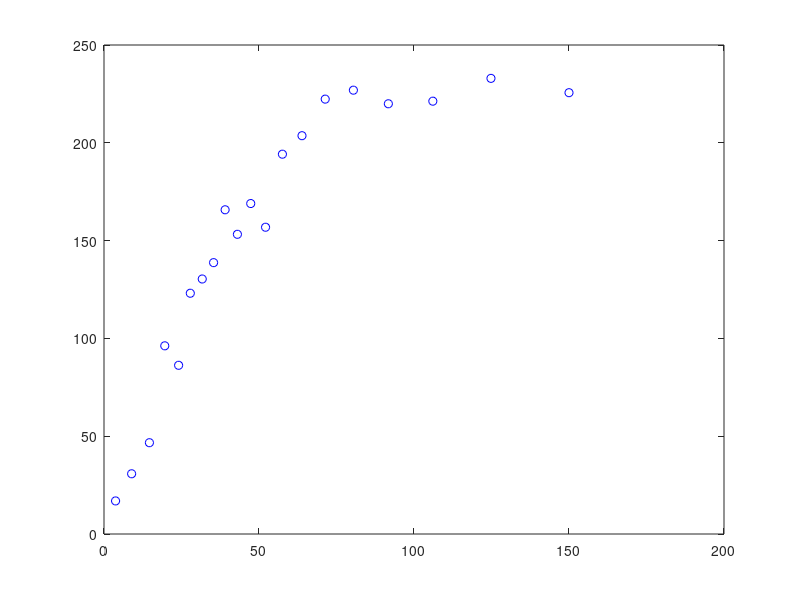

MATLAB code to generate this figure: (Note: this script raises an error after producing the figure.)
%% 
clc;
close all;
clear all;
load perturbed_data_high.mat
plot(tExp,crRNA_exp,'bo');
hold on
%%
a = linspace(1,3,10);
b = linspace(0.2728,0.3222,10);
c = linspace(11.3367,16,10);
numCombinations = length(a) * length(b) * length(c);
array = zeros(3, numCombinations);
index = 1;

for i = 1:length(a)
    for j = 1:length(b)
        for k = 1:length(c)
            array(:, index) = [a(i); b(j); c(k)];
            index = index + 1;
        end
    end
end

sse_array = zeros(1, numCombinations);
opt_params_array = zeros(3,numCombinations);

parfor i = 1:numCombinations
        H0 = array(1, i);
        delta_H = array(2, i);
        n = array(3, i);
        phi = 10;
        m = 2/3 * n;
        k_star = 0.02;
        lambda_pre = 1;
        k = 3;
        lambda = 1/5;
        d = 0.0438;
        alpha = 97.6174;
        gamma = 55.9837;
        psi = 57.6095;
        K = 71.4272;
        tspan = 1:150;
        sse = SSE_FUNCTION([H0,delta_H,n], tExp,tspan, crRNA_exp, m, phi, k_star, lambda_pre, k, lambda, d, alpha, gamma, psi, K);
        
        sse_array(i) = sse;
        opt_params_array(:,i) = [H0,delta_H,n];
end
        
[min_sse, min_idx] = min(sse_array);
best_params = opt_params_array(:, min_idx);
disp(['Minimum SSE: ', num2str(min_sse)]);
disp(['Najbolji parametri: H0=', num2str(best_params(1)), ', delta_H=', num2str(best_params(2)), ', n=', num2str(best_params(3))]);

H0 = best_params(1);
delta_H = best_params(2);
n = best_params(3);
phi = 10;
m = 2/3 * n;
k_star = 0.02;
lambda_pre = 1;
k = 3;
lambda = 1/5;
d = 0.0438;
alpha = 97.6174;
gamma = 55.9837;
psi = 57.6095;
K = 71.4272;

tspan_eq = 1:1500;
z0 = [10,10,10,10,10,10,10,10];
[T_eq, Z_eq] = ode23s(@(t, z_eq) CRISPR_eq(t, z_eq, m, phi, k_star, lambda_pre, k , lambda , H0 , n, d, alpha, gamma, psi, K), tspan_eq, z0);

tspan = 0:149;
x0 = [Z_eq(end,1),Z_eq(end,2),Z_eq(end,3),Z_eq(end,4),Z_eq(end,5),Z_eq(end,6),Z_eq(end,7),Z_eq(end,8)];
[T_int, Z_int] = ode45(@(t, z) CRISPR(t, z, m, phi, k_star, lambda_pre, k, lambda, H0, delta_H, n, d, alpha, gamma, psi, K), tspan, x0);
crRNA_int = Z_int(:, 8);
plot(T_int,crRNA_int,'b-','LineWidth',2);
%%
function sse = SSE_FUNCTION(params, tExp,tspan, crRNA_exp, m, phi, k_star, lambda_pre, k, lambda, d, alpha, gamma, psi, K)
H0 = params(1);
delta_H = params(2);
n = params(3);

tspan_eq = 1:1500;
z0 = [10,10,10,10,10,10,10,10];
[T_eq, Z_eq] = ode23s(@(t, z_eq) CRISPR_eq(t, z_eq, m, phi, k_star, lambda_pre, k , lambda , H0 , n, d, alpha, gamma, psi, K), tspan_eq, z0);

x0 = [Z_eq(end,1),Z_eq(end,2),Z_eq(end,3),Z_eq(end,4),Z_eq(end,5),Z_eq(end,6),Z_eq(end,7),Z_eq(end,8)];
[T_int, Z_int] = ode45(@(t, z) CRISPR(t, z, m, phi, k_star, lambda_pre, k, lambda, H0, delta_H, n, d, alpha, gamma, psi, K), tspan, x0);
crRNA_int = Z_int(:, 8);

crRNA_fit = interp1(T_int,crRNA_int,tExp, 'linear', 'extrap');
sse = sum((crRNA_fit - crRNA_exp).^2);
end

%%
function z_eq = CRISPR_eq( ~ , z_eq, m, phi, k_star, lambda_pre, k , lambda , H0 , n, d, alpha, gamma, psi, K )
H_hat_eq = H0;
    z_eq = [
            alpha*((1+2*H_hat_eq^m*(z_eq(4)/K))/(1+H_hat_eq^n+H_hat_eq^m*(z_eq(4)/K)+z_eq(2)/(4*K*50))) - lambda*z_eq(1) ; 
            k*z_eq(1) - d*z_eq(2) ; 
            gamma*((1+z_eq(2)/(4*K))/(1+H_hat_eq^n+z_eq(2)/(4*K))) - lambda*z_eq(3) ; 
            k*z_eq(3) - d*z_eq(4) ; 
            psi*((1+z_eq(2)/(4*K))/(1+H_hat_eq^n+z_eq(2)/(4*K))) - lambda*z_eq(5) ; 
            k*z_eq(5) - d*z_eq(6); 
            phi - (lambda_pre + k_star*z_eq(6))*z_eq(7) ; 
            k_star*z_eq(6)*z_eq(7) - d*z_eq(8) ; 
        ];
end

%%
function zdot = CRISPR(t, z, m, phi, k_star, lambda_pre, k, lambda, H0,delta_H, n, d, alpha, gamma, psi, K)
H_hat = H0*(1-delta_H);
    zdot = [
        alpha * ((1 + 2 * H_hat^m * (z(4) / K)) / (1 + H_hat^n + H_hat^m * (z(4) / K) + z(2) / (4 * 50 * K))) - lambda * z(1); 
        k * z(1) - d * z(2); 
        gamma * ((1 + z(2) / (4 * K)) / (1 + H_hat^n + z(2) / (4 * K))) - lambda * z(3); 
        k * z(3) - d * z(4); 
        psi * ((1 + z(2) / (4 * K)) / (1 + H_hat^n + z(2) / (4 * K))) - lambda * z(5); 
        k * z(5) - d * z(6); 
        phi - (lambda_pre + k_star * z(6)) * z(7); 
        k_star * z(6) * z(7) - d * z(8); 
    ];
end